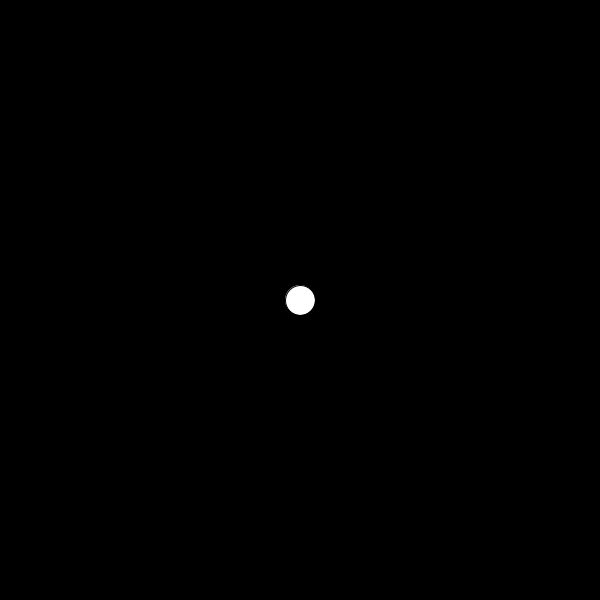
Frame 1 (no input)
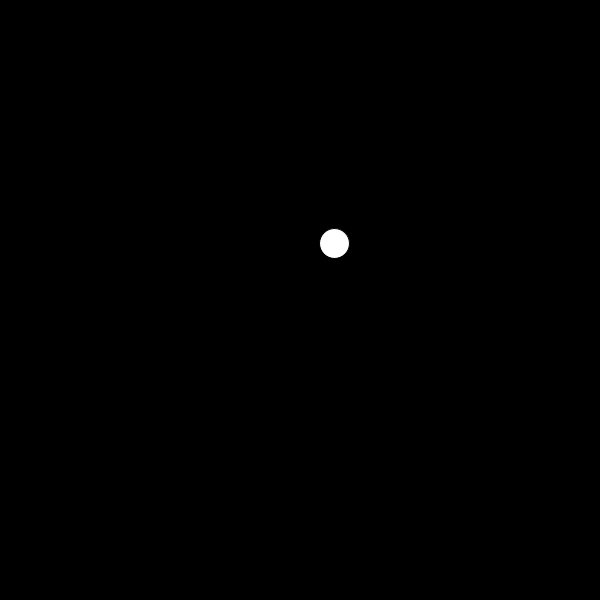
Frame 60 (the mouse pressed at the canvas centre just before this capture)
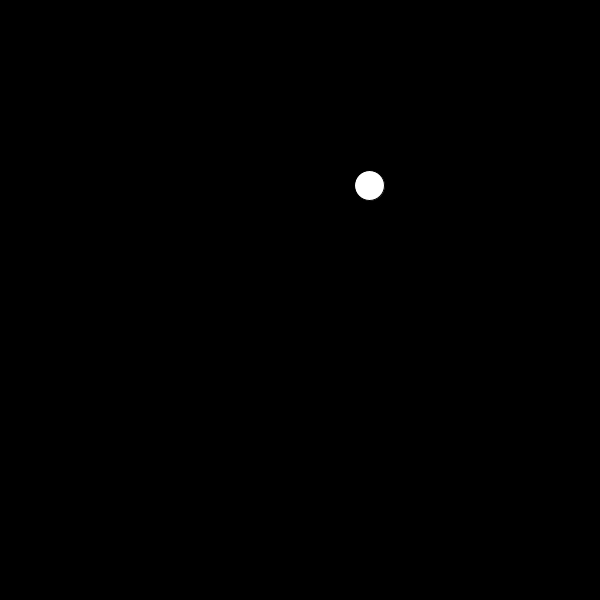
Frame 120 (the mouse held since frame 60 and released just before this capture)

The Processing sketch that drew these frames (run headless with seeded random() and noise(); from frame 60 on, the mouse is pressed at the canvas centre):

// Processing sketch: bouncing_ball
// ── bouncing_ball.pde
// Bouncing ball
//
float bx, by;  // Position of the ball.
float vx, vy;  // Velocity of the ball.
float r;  // Radius of the ball.

void setup() {
  size(600, 600);
  bx = width/2;
  by = height/2;
  vx = random(-2, 2);
  vy = random(-2, 2);
  r = 15;
}

void draw() {
  background(0);
  circle(bx, by, r*2);
  // Update position of the ball.
  bx = bx + vx;
  by = by + vy;
  // Boundary checking.
  if (bx <= r) {
    bx = r;
    vx = -vx;
  }
  if (bx >= width-r) {
    bx = width-r;
    vx = -vx;
  }
  if (by <= r) {
    by = r;
    vy = -vy;
  }
  if (by >= height-r) {
    by = height-r;
    vy = -vy;
  }
}

void keyPressed() {
  switch (key) {
    case '[': vx *= 0.9; vy *= 0.9; break;  // Acceleration.
    case ']': vx *= 1.2; vy *= 1.2; break;  // Deceleration.
  }
}
